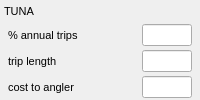
           <widget class="QWidget" native="1" name="widget_4" >
            <property name="font" >
             <font>
              <family>Tahoma</family>
              <pointsize>8</pointsize>
             </font>
            </property>
            <layout class="QVBoxLayout" name="verticalLayout" >
             <property name="spacing" >
              <number>4</number>
             </property>
             <property name="leftMargin" >
              <number>4</number>
             </property>
             <property name="topMargin" >
              <number>2</number>
             </property>
             <property name="rightMargin" >
              <number>4</number>
             </property>
             <property name="bottomMargin" >
              <number>2</number>
             </property>
             <item>
              <widget class="QLabel" name="label_4" >
               <property name="font" >
                <font>
                 <family>Tahoma</family>
                 <pointsize>8</pointsize>
                </font>
               </property>
               <property name="text" >
                <string>TUNA</string>
               </property>
              </widget>
             </item>
             <item>
              <widget class="QWidget" native="1" name="widget_5" >
               <property name="font" >
                <font>
                 <family>Tahoma</family>
                 <pointsize>8</pointsize>
                </font>
               </property>
               <layout class="QHBoxLayout" name="horizontalLayout_4" >
                <property name="spacing" >
                 <number>4</number>
                </property>
                <property name="leftMargin" >
                 <number>4</number>
                </property>
                <property name="topMargin" >
                 <number>0</number>
                </property>
                <property name="rightMargin" >
                 <number>4</number>
                </property>
                <property name="bottomMargin" >
                 <number>0</number>
                </property>
                <item>
                 <widget class="QLabel" name="label_5" >
                  <property name="font" >
                   <font>
                    <family>Tahoma</family>
                    <pointsize>8</pointsize>
                   </font>
                  </property>
                  <property name="text" >
                   <string>% annual trips</string>
                  </property>
                 </widget>
                </item>
                <item>
                 <spacer name="horizontalSpacer_3" >
                  <property name="font" >
                   <font>
                    <family>Tahoma</family>
                    <pointsize>8</pointsize>
                   </font>
                  </property>
                  <property name="orientation" >
                   <enum>Qt::Horizontal</enum>
                  </property>
                  <property name="sizeHint" stdset="0" >
                   <size>
                    <width>40</width>
                    <height>20</height>
                   </size>
                  </property>
                 </spacer>
                </item>
                <item>
                 <widget class="QLineEdit" name="cpfv_target_tuna" >
                  <property name="minimumSize" >
                   <size>
                    <width>50</width>
                    <height>0</height>
                   </size>
                  </property>
                  <property name="maximumSize" >
                   <size>
                    <width>50</width>
                    <height>16777215</height>
                   </size>
                  </property>
                  <property name="font" >
                   <font>
                    <family>Tahoma</family>
                    <pointsize>8</pointsize>
                   </font>
                  </property>
                 </widget>
                </item>
               </layout>
              </widget>
             </item>
             <item>
              <widget class="QWidget" native="1" name="widget_7" >
               <property name="font" >
                <font>
                 <family>Tahoma</family>
                 <pointsize>8</pointsize>
                </font>
               </property>
               <layout class="QHBoxLayout" name="horizontalLayout_5" >
                <property name="spacing" >
                 <number>4</number>
                </property>
                <property name="leftMargin" >
                 <number>4</number>
                </property>
                <property name="topMargin" >
                 <number>0</number>
                </property>
                <property name="rightMargin" >
                 <number>4</number>
                </property>
                <property name="bottomMargin" >
                 <number>0</number>
                </property>
                <item>
                 <widget class="QLabel" name="label_6" >
                  <property name="font" >
                   <font>
                    <family>Tahoma</family>
                    <pointsize>8</pointsize>
                   </font>
                  </property>
                  <property name="text" >
                   <string>trip length</string>
                  </property>
                 </widget>
                </item>
                <item>
                 <spacer name="horizontalSpacer_3" >
                  <property name="font" >
                   <font>
                    <family>Tahoma</family>
                    <pointsize>8</pointsize>
                   </font>
                  </property>
                  <property name="orientation" >
                   <enum>Qt::Horizontal</enum>
                  </property>
                  <property name="sizeHint" stdset="0" >
                   <size>
                    <width>40</width>
                    <height>20</height>
                   </size>
                  </property>
                 </spacer>
                </item>
                <item>
                 <widget class="QLineEdit" name="cpfv_trip_len_tuna" >
                  <property name="minimumSize" >
                   <size>
                    <width>50</width>
                    <height>0</height>
                   </size>
                  </property>
                  <property name="maximumSize" >
                   <size>
                    <width>50</width>
                    <height>16777215</height>
                   </size>
                  </property>
                  <property name="font" >
                   <font>
                    <family>Tahoma</family>
                    <pointsize>8</pointsize>
                   </font>
                  </property>
                 </widget>
                </item>
               </layout>
              </widget>
             </item>
             <item>
              <widget class="QWidget" native="1" name="widget_9" >
               <property name="font" >
                <font>
                 <family>Tahoma</family>
                 <pointsize>8</pointsize>
                </font>
               </property>
               <layout class="QHBoxLayout" name="horizontalLayout_6" >
                <property name="spacing" >
                 <number>4</number>
                </property>
                <property name="leftMargin" >
                 <number>4</number>
                </property>
                <property name="topMargin" >
                 <number>0</number>
                </property>
                <property name="rightMargin" >
                 <number>4</number>
                </property>
                <property name="bottomMargin" >
                 <number>0</number>
                </property>
                <item>
                 <widget class="QLabel" name="label_7" >
                  <property name="font" >
                   <font>
                    <family>Tahoma</family>
                    <pointsize>8</pointsize>
                   </font>
                  </property>
                  <property name="text" >
                   <string>cost to angler</string>
                  </property>
                 </widget>
                </item>
                <item>
                 <spacer name="horizontalSpacer_3" >
                  <property name="font" >
                   <font>
                    <family>Tahoma</family>
                    <pointsize>8</pointsize>
                   </font>
                  </property>
                  <property name="orientation" >
                   <enum>Qt::Horizontal</enum>
                  </property>
                  <property name="sizeHint" stdset="0" >
                   <size>
                    <width>40</width>
                    <height>20</height>
                   </size>
                  </property>
                 </spacer>
                </item>
                <item>
                 <widget class="QLineEdit" name="cpfv_angler_cost_tuna" >
                  <property name="minimumSize" >
                   <size>
                    <width>50</width>
                    <height>0</height>
                   </size>
                  </property>
                  <property name="maximumSize" >
                   <size>
                    <width>50</width>
                    <height>16777215</height>
                   </size>
                  </property>
                  <property name="font" >
                   <font>
                    <family>Tahoma</family>
                    <pointsize>8</pointsize>
                   </font>
                  </property>
                 </widget>
                </item>
               </layout>
              </widget>
             </item>
            </layout>
           </widget>
